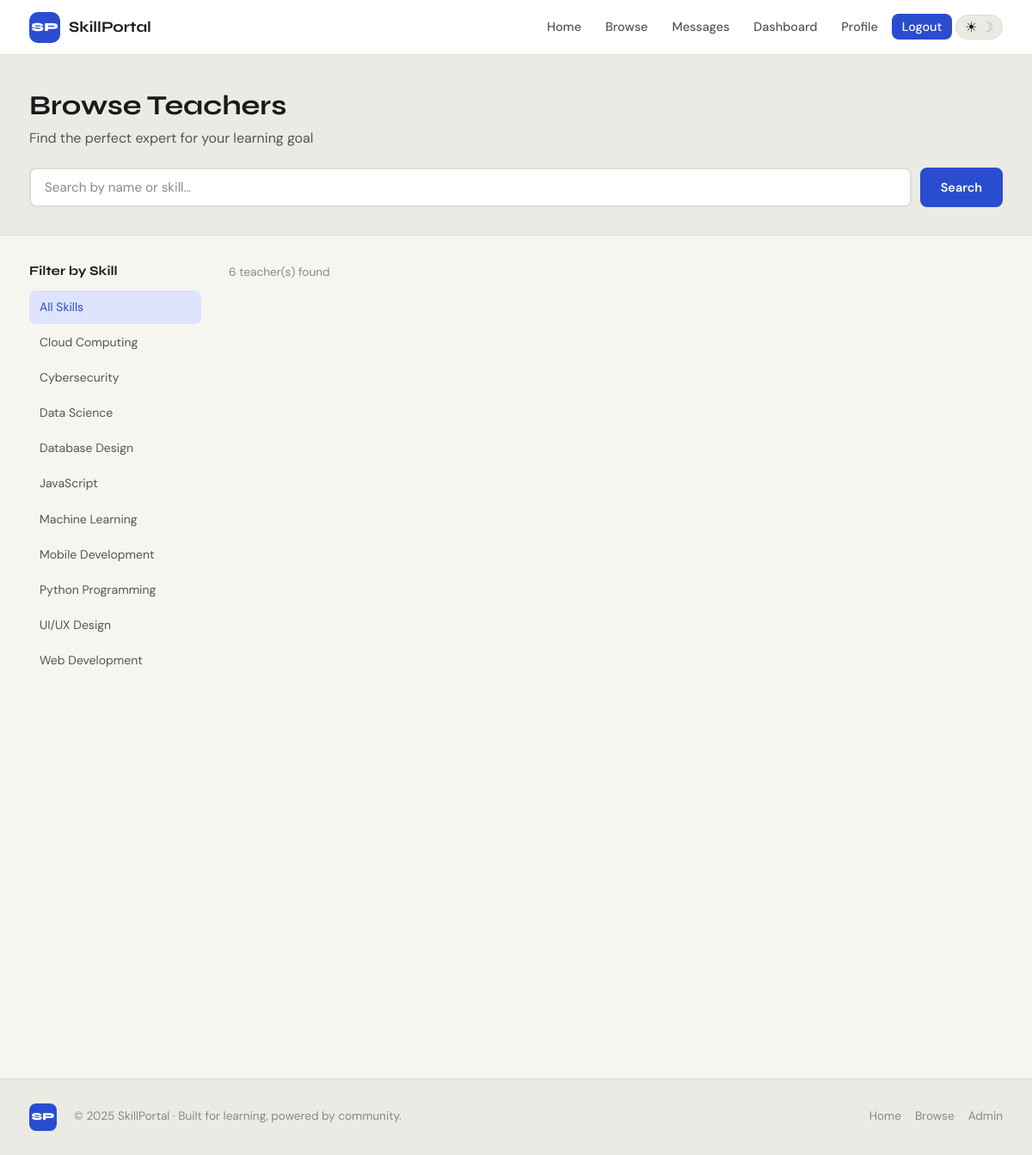
The page /teachers (signed in) on the database its author committed.
### tables this page shows
CREATE TABLE skills (
    id         INTEGER PRIMARY KEY AUTOINCREMENT,
    skill_name TEXT    NOT NULL UNIQUE
);

### app.py (the view, shortened to what this page needs)
@app.route('/teachers')
@login_required
def teachers():
    search = request.args.get('q', '').strip()
    skill  = request.args.get('skill', '').strip()
    if search:
        rows = query_db(
            """SELECT DISTINCT t.* FROM teachers t
               LEFT JOIN teacher_skills ts ON t.id = ts.teacher_id
               LEFT JOIN skills sk ON ts.skill_id = sk.id
               WHERE t.full_name LIKE ? OR sk.skill_name LIKE ?""",
            [f'%{search}%', f'%{search}%']
        )
    else:
        rows = query_db("SELECT * FROM teachers ORDER BY id")
    all_skills = query_db("SELECT * FROM skills ORDER BY skill_name")
    teachers_list = []
    for t in rows:
        t_dict   = dict(t)
        skills_r = query_db(
            """SELECT sk.skill_name FROM skills sk
               JOIN teacher_skills ts ON sk.id = ts.skill_id
               WHERE ts.teacher_id = ?""",
            [t['id']]
        )
        t_dict['skills'] = [s['skill_name'] for s in skills_r]
        t_dict['rating'] = avg_rating(t['id'])
        teachers_list.append(t_dict)
    return render_template('teachers.html',
                           teachers=teachers_list,
                           all_skills=all_skills,
                           search=search)

### app.py (called while the page is built)
def get_db():
    if 'db' not in g:
        g.db = sqlite3.connect(DATABASE)
        g.db.row_factory = sqlite3.Row
        g.db.execute("PRAGMA foreign_keys = ON")
    return g.db

def query_db(sql, args=(), one=False):
    cur = get_db().execute(sql, args)
    rv  = cur.fetchall()
    return (rv[0] if rv else None) if one else rv

def login_required(f):
    @wraps(f)
    def decorated(*args, **kwargs):
        if 'user_id' not in session:
            flash('Please log in to continue.', 'warning')
            return redirect(url_for('login'))
        return f(*args, **kwargs)
    return decorated

def avg_rating(teacher_id):
    row = query_db(
        "SELECT ROUND(AVG(stars), 1) AS avg FROM ratings WHERE teacher_id = ?",
        [teacher_id], one=True
    )
    return row['avg'] if row and row['avg'] else 0

@app.context_processor
def inject_globals():
    return dict(session=session, avg_rating=avg_rating)

### templates/teachers.html (shortened to what this page needs)
{% extends "layout.html" %}
{% block content %}
<section class="page-hero mini">
  <div class="container">
    <h1>Browse Teachers</h1>
    <p>Find the perfect expert for your learning goal</p>
    <form method="GET" action="{{ url_for('teachers') }}" class="search-form">
      <div class="search-bar">
        <input type="text" name="q" placeholder="Search by name or skill…" value="{{ search }}" />
        <button type="submit" class="btn btn-primary">Search</button>
      </div>
    </form>
  </div>
</section>
<div class="container teachers-layout">
  <aside class="filters-sidebar">
    <h3>Filter by Skill</h3>
    <ul class="filter-list">
      <li><a href="{{ url_for('teachers') }}" class="{{ 'active' if not request.args.get('skill') }}">All Skills</a></li>
      {% for skill in all_skills %}
        <li>
          <a href="{{ url_for('teachers', skill=skill.skill_name) }}"
             class="{{ 'active' if request.args.get('skill') == skill.skill_name }}">
            {{ skill.skill_name }}
          </a>
        </li>
      {% endfor %}
    </ul>
  </aside>
  <div class="teachers-results">
    {% if teachers %}
      <p class="results-count">{{ teachers|length }} teacher(s) found</p>
      <div class="teachers-grid">
      </div>
    {% else %}
      <div class="empty-state">
        <span class="empty-icon">🔍</span>
        <p>No teachers found. <a href="{{ url_for('teachers') }}">Reset filters</a></p>
      </div>
    {% endif %}
  </div>
</div>
{% endblock %}

### static/style.css (style rules this page uses)
:root { --bg: #f7f5f0; --bg-2: #eceae4; --bg-card: #ffffff; --text: #1a1a1a; --text-2: #555555; --text-3: #888888; --border: #e0ddd6; --accent: #2a4dd0; --accent-2: #1a3aaa; --accent-lt: #dde4fb; --success: #1da462; --warning: #f59e0b; --danger: #e03535; --radius: 12px; --radius-sm: 8px; --shadow: 0 2px 12px rgba(0,0,0,.08); --shadow-lg: 0 8px 40px rgba(0,0,0,.12); --transition: .2s ease; --nav-h: 64px; }
*, *::before, *::after { box-sizing: border-box; margin: 0; padding: 0; }
html { scroll-behavior: smooth; }
body { font-family: 'DM Sans', sans-serif; background: var(--bg); color: var(--text); line-height: 1.65; min-height: 100vh; transition: background var(--transition), color var(--transition); }
h1,h2,h3,h4,h5 { font-family: 'Syne', sans-serif; font-weight: 700; line-height: 1.2; }
a { color: var(--accent); text-decoration: none; transition: opacity var(--transition); }
.container { max-width: 1180px; margin: 0 auto; padding: 0 24px; }
.btn { display: inline-flex; align-items: center; justify-content: center; gap: 6px; padding: 10px 22px; border-radius: var(--radius-sm); font-family: 'DM Sans', sans-serif; font-weight: 600; font-size: .9rem; cursor: pointer; border: 2px solid transparent; transition: all var(--transition); text-decoration: none; white-space: nowrap; }
.btn-primary { background: var(--accent); color: #fff; border-color: var(--accent); }
.teachers-grid { display: grid; grid-template-columns: repeat(auto-fill, minmax(280px, 1fr)); gap: 24px; }
.page-hero { background: var(--bg-2); border-bottom: 1px solid var(--border); padding: 56px 0 40px; }
.page-hero.mini { padding: 40px 0 32px; }
.page-hero h1 { font-size: 2rem; margin-bottom: 6px; }
.page-hero p { color: var(--text-2); }
.search-form { margin-top: 20px; }
.search-bar { display: flex; gap: 10px; flex-wrap: wrap; }
.search-bar input { flex: 1; min-width: 220px; padding: 11px 16px; border: 2px solid rgba(255,255,255,.3); border-radius: var(--radius-sm); background: rgba(255,255,255,.15); color: var(--text); font-size: .95rem; font-family: 'DM Sans', sans-serif; backdrop-filter: blur(8px); }
.search-bar input::placeholder { color: var(--text-3); }
.page-hero .search-bar input { background: var(--bg-card); border-color: var(--border); }
.teachers-layout { display: grid; grid-template-columns: 200px 1fr; gap: 32px; padding: 32px 24px; }
.filters-sidebar h3 { font-size: .95rem; margin-bottom: 14px; }
.filter-list { list-style: none; display: flex; flex-direction: column; gap: 2px; }
.filter-list a { display: block; padding: 8px 12px; border-radius: var(--radius-sm); font-size: .875rem; color: var(--text-2); transition: all var(--transition); }
.filter-list a:hover, .filter-list a.active { background: var(--accent-lt); color: var(--accent); opacity: 1; }
.results-count { font-size: .85rem; color: var(--text-3); margin-bottom: 16px; }

### rows shown on the page
skills: skill_name "Cloud Computing"
skills: skill_name "Cybersecurity"
skills: skill_name "Data Science"
skills: skill_name "Database Design"
skills: skill_name "JavaScript"
skills: skill_name "Machine Learning"
skills: skill_name "Mobile Development"
skills: skill_name "Python Programming"
skills: skill_name "UI/UX Design"
skills: skill_name "Web Development"

### other values the page prints
{{ teachers|length }} "6"
